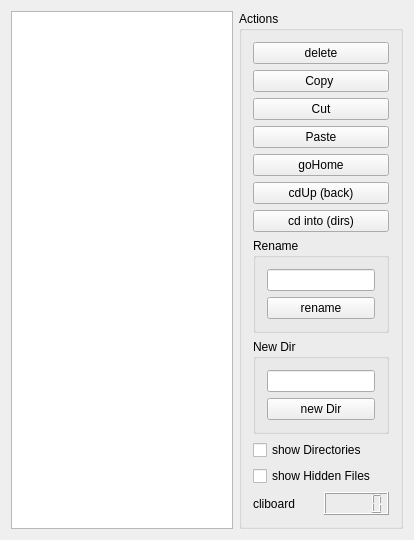
<?xml version="1.0" encoding="UTF-8"?>
<ui version="4.0">
 <class>SimpleList</class>
 <widget class="QWidget" name="SimpleList">
  <property name="geometry">
   <rect>
    <x>0</x>
    <y>0</y>
    <width>414</width>
    <height>519</height>
   </rect>
  </property>
  <property name="windowTitle">
   <string>SimpleList</string>
  </property>
  <layout class="QVBoxLayout" name="verticalLayout_4">
   <item>
    <layout class="QHBoxLayout" name="horizontalLayout_2">
     <item>
      <widget class="QTableView" name="tableView">
       <attribute name="horizontalHeaderShowSortIndicator" stdset="0">
        <bool>true</bool>
       </attribute>
       <attribute name="verticalHeaderMinimumSectionSize">
        <number>25</number>
       </attribute>
       <attribute name="verticalHeaderShowSortIndicator" stdset="0">
        <bool>true</bool>
       </attribute>
      </widget>
     </item>
     <item>
      <widget class="QGroupBox" name="groupBox">
       <property name="sizePolicy">
        <sizepolicy hsizetype="Minimum" vsizetype="Preferred">
         <horstretch>0</horstretch>
         <verstretch>0</verstretch>
        </sizepolicy>
       </property>
       <property name="title">
        <string>Actions</string>
       </property>
       <layout class="QVBoxLayout" name="verticalLayout_3">
        <item>
         <widget class="QPushButton" name="pushButtonDelete">
          <property name="text">
           <string>delete</string>
          </property>
         </widget>
        </item>
        <item>
         <widget class="QPushButton" name="pushButtonCopy">
          <property name="text">
           <string>Copy </string>
          </property>
         </widget>
        </item>
        <item>
         <widget class="QPushButton" name="pushButtonCut">
          <property name="text">
           <string>Cut</string>
          </property>
         </widget>
        </item>
        <item>
         <widget class="QPushButton" name="pushButtonPaste">
          <property name="text">
           <string>Paste</string>
          </property>
         </widget>
        </item>
        <item>
         <widget class="QPushButton" name="pushButtonGoHome">
          <property name="text">
           <string>goHome</string>
          </property>
         </widget>
        </item>
        <item>
         <widget class="QPushButton" name="pushButtonCdUp">
          <property name="text">
           <string>cdUp (back)</string>
          </property>
         </widget>
        </item>
        <item>
         <widget class="QPushButton" name="pushButtonIntoDirs">
          <property name="text">
           <string>cd into (dirs)</string>
          </property>
         </widget>
        </item>
        <item>
         <widget class="QGroupBox" name="groupBox_2">
          <property name="title">
           <string>Rename</string>
          </property>
          <layout class="QVBoxLayout" name="verticalLayout">
           <item>
            <widget class="QLineEdit" name="lineEditRename">
             <property name="sizePolicy">
              <sizepolicy hsizetype="Minimum" vsizetype="Fixed">
               <horstretch>0</horstretch>
               <verstretch>0</verstretch>
              </sizepolicy>
             </property>
            </widget>
           </item>
           <item>
            <widget class="QPushButton" name="pushButtonRename">
             <property name="text">
              <string>rename</string>
             </property>
            </widget>
           </item>
          </layout>
         </widget>
        </item>
        <item>
         <widget class="QGroupBox" name="groupBox_3">
          <property name="title">
           <string>New Dir</string>
          </property>
          <layout class="QVBoxLayout" name="verticalLayout_2">
           <item>
            <widget class="QLineEdit" name="lineEditNewDir">
             <property name="sizePolicy">
              <sizepolicy hsizetype="Minimum" vsizetype="Fixed">
               <horstretch>0</horstretch>
               <verstretch>0</verstretch>
              </sizepolicy>
             </property>
            </widget>
           </item>
           <item>
            <widget class="QPushButton" name="pushButtonNewDir">
             <property name="text">
              <string>new Dir</string>
             </property>
            </widget>
           </item>
          </layout>
         </widget>
        </item>
        <item>
         <widget class="QCheckBox" name="checkBoxShowDirs">
          <property name="text">
           <string>show Directories</string>
          </property>
         </widget>
        </item>
        <item>
         <widget class="QCheckBox" name="checkBoxShowHidden">
          <property name="text">
           <string>show Hidden Files</string>
          </property>
         </widget>
        </item>
        <item>
         <layout class="QHBoxLayout" name="horizontalLayout">
          <item>
           <widget class="QLabel" name="label">
            <property name="text">
             <string>cliboard</string>
            </property>
           </widget>
          </item>
          <item>
           <widget class="QLCDNumber" name="lcdNumber"/>
          </item>
         </layout>
        </item>
       </layout>
      </widget>
     </item>
    </layout>
   </item>
  </layout>
 </widget>
 <layoutdefault spacing="6" margin="11"/>
 <resources/>
 <connections/>
</ui>
